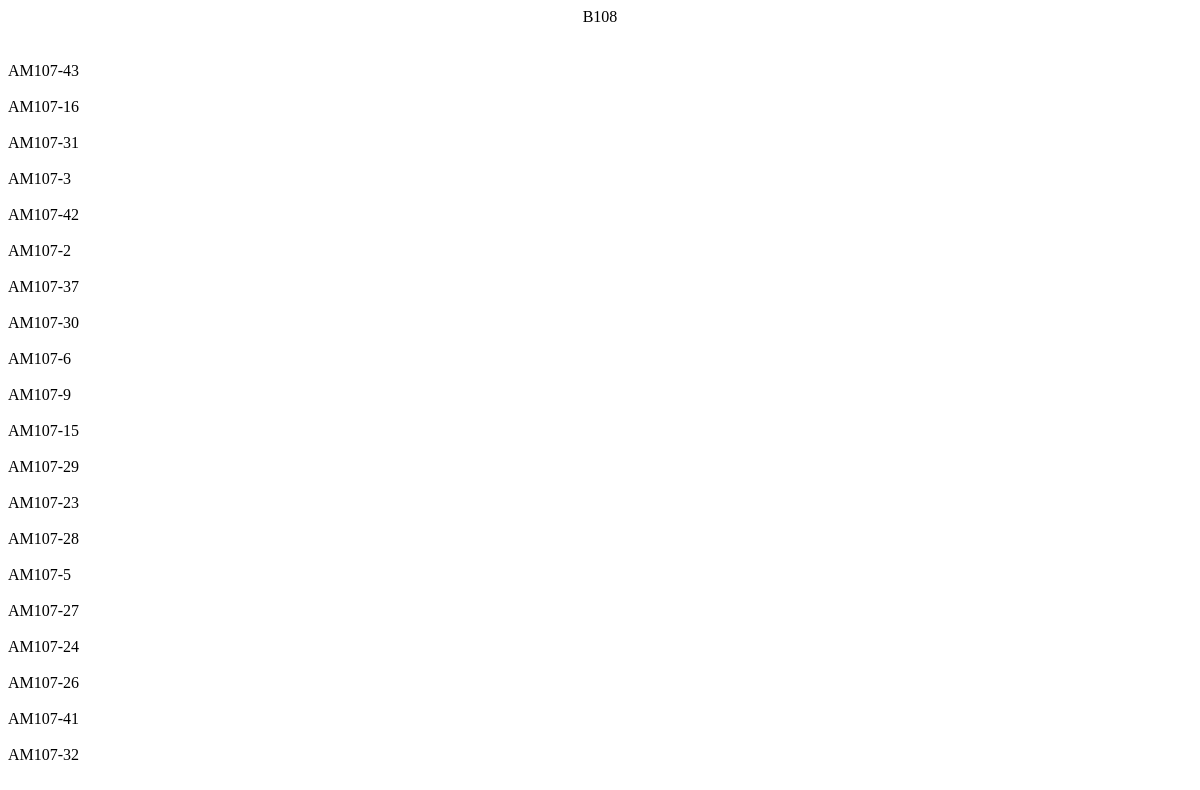
/Docker/php/salles/B108.php, run on an earlier commit of the app's database.
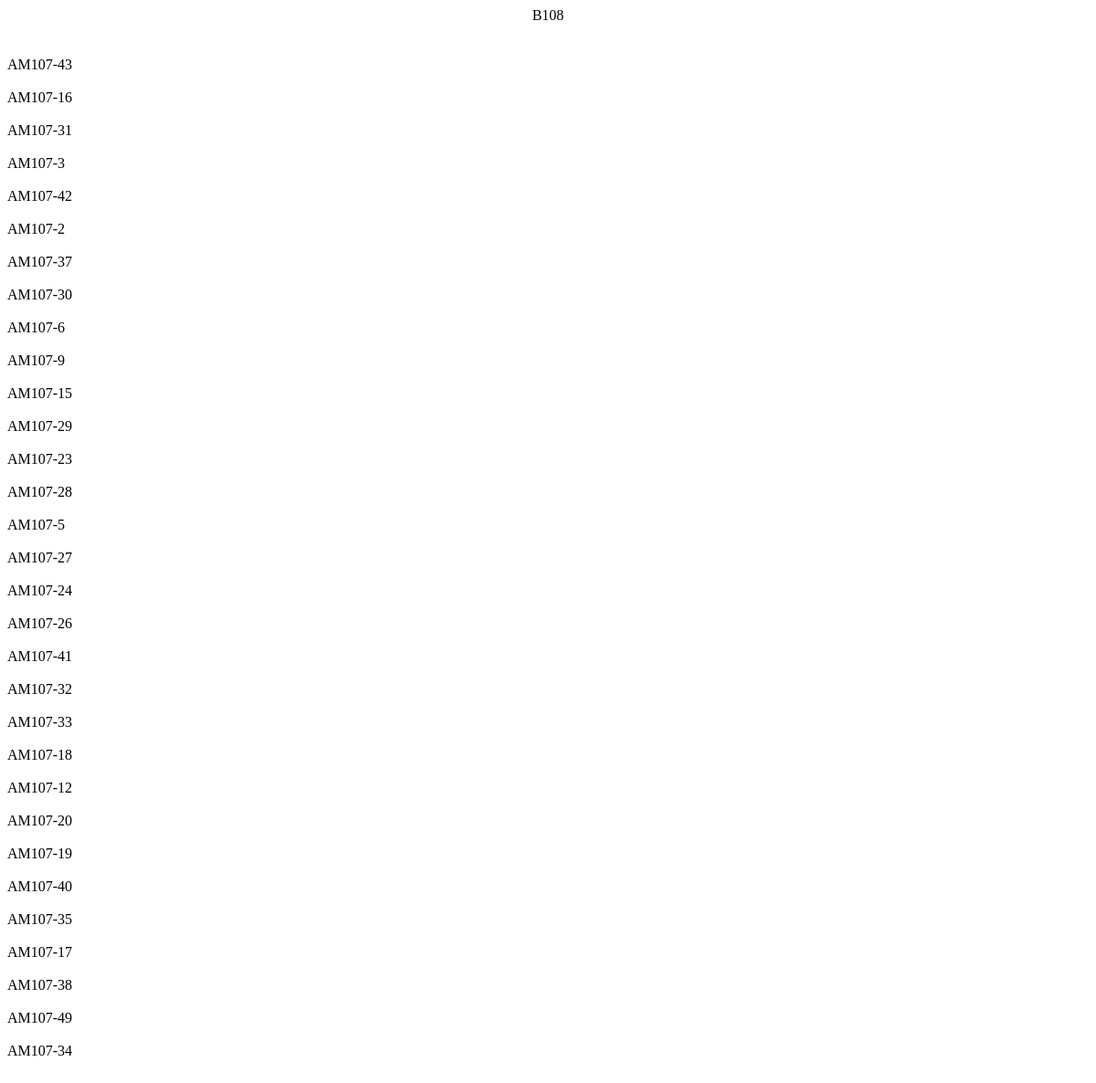
And on a later commit of the database.
### tables this page shows
CREATE TABLE `Device` (
  `id` int NOT NULL,
  `deviceName` varchar(50) NOT NULL,
  `room` varchar(25) NOT NULL,
  `floor` int NOT NULL,
  `building` char(1) NOT NULL
);

### Docker/php/salles/B108.php (the view, shortened to what this page needs)
<!DOCTYPE html>
<html lang="en">
<head>
    <link href="../css/header.css" rel="stylesheet">
</head>
<body>
    <?php
        include("../connect.inc.php");
    ?>
    <header id="head">
        <?php
            echo pathinfo($_SERVER["SCRIPT_FILENAME"], PATHINFO_FILENAME);
        ?>
    </header>
    <?php
        $query = $conn->prepare("SELECT * FROM Device");
        $query->execute();
        $result = $query->get_result();
        foreach($result as $row){
            echo $row['deviceName'] . '<br><br>';
        }
    ?>
</body>
</html>

### Docker/php/css/header.css (style rules this page uses)
#head { display: flex; justify-content: center; margin-bottom: 3% ; }

What changed in the data, as far as the page shows it:
added device: deviceName "AM107-33"
added device: deviceName "AM107-18"
added device: deviceName "AM107-12"
added device: deviceName "AM107-20"
added device: deviceName "AM107-19"
added device: deviceName "AM107-40"
added device: deviceName "AM107-35"
added device: deviceName "AM107-17"
added device: deviceName "AM107-38"
added device: deviceName "AM107-49"
added device: deviceName "AM107-34"
